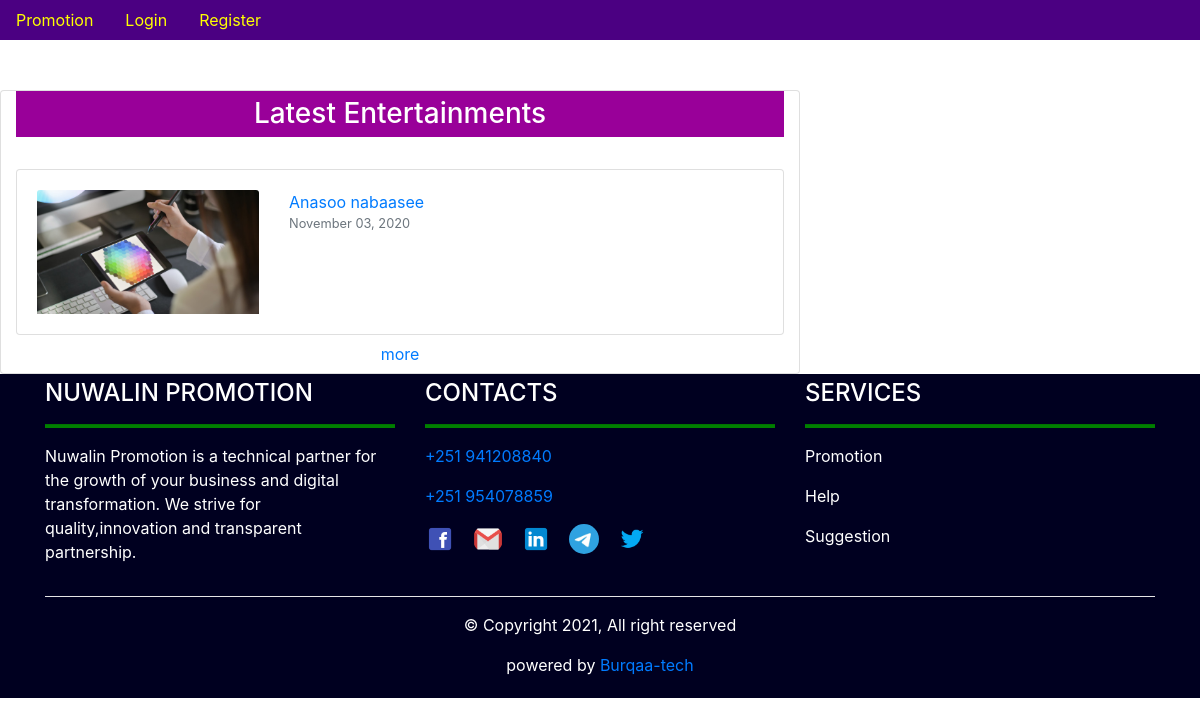
The app's page /entertainment/ with its own data.
### promotion/models.py (models this page shows, shortened)
class Add_News(models.Model):
    author = models.ForeignKey(User, on_delete=models.CASCADE,related_name='newsadder')
    type = models.CharField(null=True, blank=True, max_length=100, choices=(('news', 'news'), ('entertainment', 'entertainment')))
    title=models.CharField(max_length=700)
    body=models.CharField(max_length=3000)
    image = models.ImageField()
    date_posted=models.DateTimeField(default=timezone.now)

### promotion/views.py (the view)
# urls.py: path('entertainment/',views.readentertainment, name='entertainment'),
def readentertainment(request):
    funnypost = Add_News.objects.filter(type='entertainment').order_by('-date_posted')
    context = {
            'funnypost': funnypost
                }
    return render(request, 'promotion/view_entartainment.html', context)

### promotion/templates/promotion/view_entartainment.html
{% extends 'promotion/base.html' %}
{% load crispy_forms_tags %}
{% load static %}
{% block content %}
<div class="container-fluid" style="margin-top:90px;">
<div class="row">
         <div class="card col-md-8">
             <center> <h3 style="background-color:#990099;color:#fff;padding:6px;">Latest Entertainments</h3></center><br>
                 {% for np in funnypost %}
                    <div class="card card-body">
                        <div class="row">
                        <div class="col-md-4">
                            <img style="width:100%;height:auto;margin-right:16px" class="card-img-top" src="{{np.image.url}}" alt="your_image_here">
                        </div>
                         <div class="col-md-8">
                         <a href="{% url 'news_detail' np.id %}">{{np.title}}</a><br>
                               <small class="text-muted" >{{np.date_posted|date:"F d, Y"}}</small><br>
                         </div>
                    </div>
                </div>
            {% endfor %}
             <a href="" class="btn btn-link">more</a>
         </div>
      </div>
  </div>
    {% endblock content %}

### records on screen
Add_News: image (picture), title "Anasoo nabaasee", date_posted "November 03, 2020"
